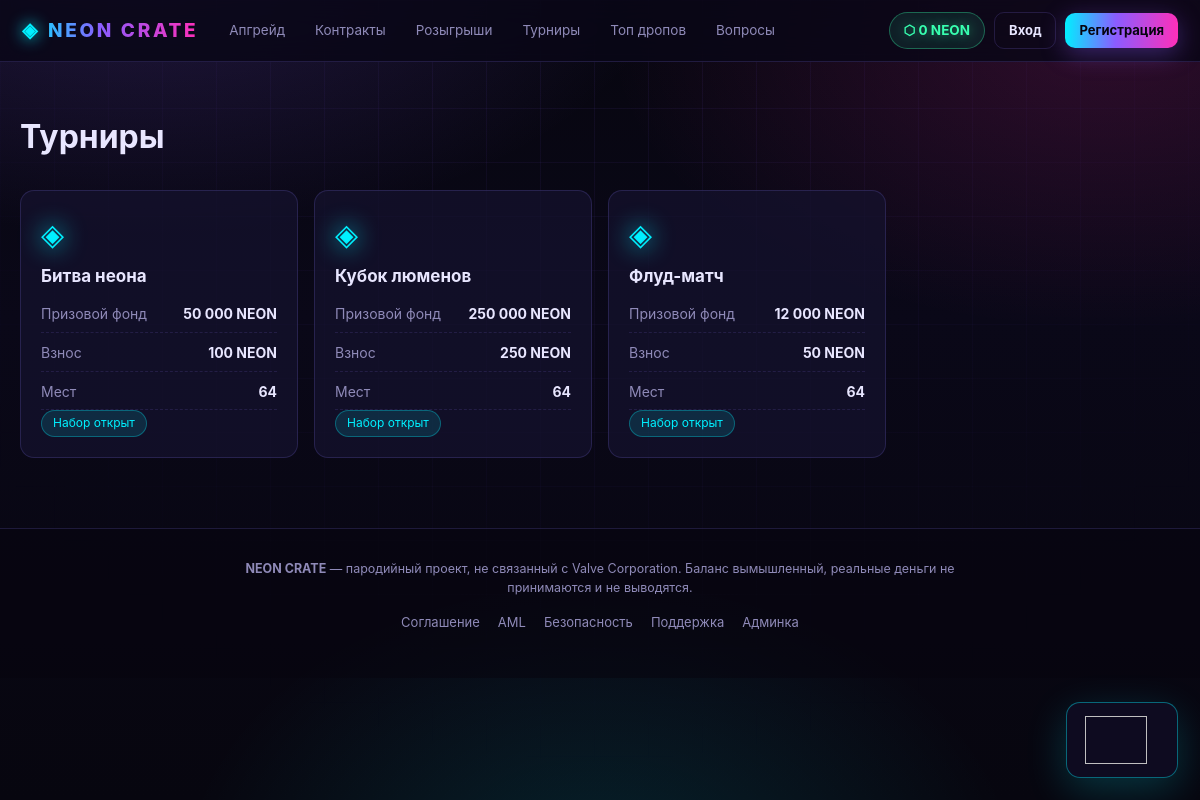
/tournaments/, run on the app's committed database.
### cases/models.py (models this page shows, shortened)
class Tournament(models.Model):
    title = models.CharField(max_length=160)
    prize_pool = models.PositiveIntegerField(default=0)
    entry_fee = models.PositiveIntegerField(default=0)
    max_players = models.PositiveIntegerField(default=64)
    starts_at = models.DateTimeField(null=True, blank=True)
    is_open = models.BooleanField(default=True)
    class Meta:
        ordering = ['starts_at', 'title']

### cases/views.py (the view)
# urls.py: path('tournaments/', views.tournaments, name='tournaments'),
def tournaments(request):
    return render(request, 'cases/tournaments.html',
                  {'tournaments': Tournament.objects.all()})

### cases/context_processors.py (called while the page is built)
def site(request):
    context = {
        'SITE_NAME': settings.SITE_NAME,
        'SITE_TAGLINE': settings.SITE_TAGLINE,
        'balance': 0,
    }
    user = getattr(request, 'user', None)
    if user is not None and user.is_authenticated:
        profile = getattr(user, 'profile', None)
        context['balance'] = profile.balance if profile else 0
    return context

### templates/cases/tournaments.html (shortened to what this page needs)
{% extends 'base.html' %}
{% load humanize %}
{% block content %}
<section class="page-head"><h1>Турниры</h1></section>
<div class="tour-grid">
  {% for t in tournaments %}
  <div class="tour-card">
    <div class="tc-medal">◈</div>
    <h3>{{ t.title }}</h3>
    <ul class="stats">
      <li><span>Призовой фонд</span><b>{{ t.prize_pool|intcomma }} NEON</b></li>
      <li><span>Взнос</span><b>{{ t.entry_fee }} NEON</b></li>
      <li><span>Мест</span><b>{{ t.max_players }}</b></li>
    </ul>
    {% if t.is_open %}<span class="tag">Набор открыт</span>
    {% else %}<span class="tag off">Идёт</span>{% endif %}
  </div>
  {% empty %}
    <div class="empty">Турниров пока нет.</div>
  {% endfor %}
</div>
{% endblock %}

### templates/base.html (shortened to what this page needs)
{% load static %}<!DOCTYPE html>
<html lang="ru">
<head>
<link rel="stylesheet" href="{% static 'css/neon.css' %}">
</head>
<body>
<div class="bg-grid"></div>
<header class="topbar">
  <a class="logo" href="{% url 'cases:home' %}">
    <span class="logo-mark">◈</span>{{ SITE_NAME }}
  </a>
  <nav class="nav">
    <a href="{% url 'cases:upgrade' %}">Апгрейд</a>
    <a href="{% url 'cases:contract' %}">Контракты</a>
    <a href="{% url 'cases:giveaways' %}">Розыгрыши</a>
    <a href="{% url 'cases:tournaments' %}">Турниры</a>
    <a href="{% url 'cases:top' %}">Топ дропов</a>
    <a href="{% url 'cases:faq' %}">Вопросы</a>
  </nav>
  <div class="account">
    <span class="balance" id="balanceBox">⬡ {{ balance }} NEON</span>
    {% if user.is_authenticated %}
      <a class="btn ghost sm" href="{% url 'cases:profile' %}">{{ user.username }}</a>
      <a class="btn ghost sm" href="{% url 'cases:inventory' %}">Инвентарь</a>
      <form method="post" action="{% url 'logout' %}" class="inline">
        {% csrf_token %}<button class="btn ghost sm">Выйти</button>
      </form>
    {% else %}
      <a class="btn ghost sm" href="{% url 'login' %}">Вход</a>
      <a class="btn sm" href="{% url 'register' %}">Регистрация</a>
    {% endif %}
  </div>
</header>
<main class="wrap">
  {% block content %}{% endblock %}
</main>
<footer class="foot">
  <div class="disclaimer">
    <strong>{{ SITE_NAME }}</strong> — пародийный проект, не связанный с Valve Corporation.
    Баланс вымышленный, реальные деньги не принимаются и не выводятся.
  </div>
  <div class="foot-links">
    <a href="{% url 'cases:rule' 'terms' %}">Соглашение</a>
    <a href="{% url 'cases:rule' 'aml' %}">AML</a>
    <a href="{% url 'cases:rule' 'security' %}">Безопасность</a>
    <a href="{% url 'cases:support' %}">Поддержка</a>
    <a href="/admin/">Админка</a>
  </div>
</footer>
<div id="dropToast" class="drop-toast" hidden>
  <img id="dropToastImg" alt="">
</div>
</body>
</html>

### data on the page
Tournament: title "Битва неона", prize_pool "50 000", entry_fee "100", max_players "64", is_open "Набор открыт"
Tournament: title "Кубок люменов", prize_pool "250 000", entry_fee "250", max_players "64", is_open "Набор открыт"
Tournament: title "Флуд-матч", prize_pool "12 000", entry_fee "50", max_players "64", is_open "Набор открыт"

### other printed values
{{ balance }} "0"
{{ SITE_NAME }} "NEON CRATE"
